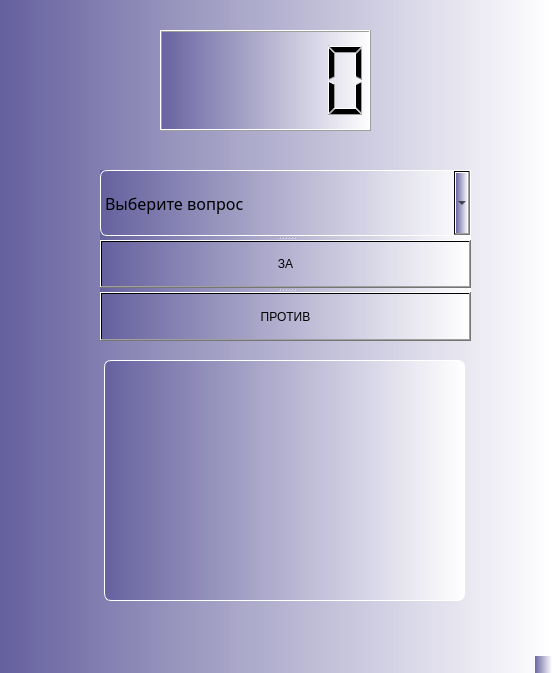
<?xml version="1.0" encoding="UTF-8"?>
<ui version="4.0">
 <class>MainWindow</class>
 <widget class="QMainWindow" name="MainWindow">
  <property name="geometry">
   <rect>
    <x>0</x>
    <y>0</y>
    <width>552</width>
    <height>673</height>
   </rect>
  </property>
  <property name="windowTitle">
   <string>MainWindow</string>
  </property>
  <property name="styleSheet">
   <string notr="true">background-color: qlineargradient(spread:reflect, x1:0, y1:0, x2:1, y2:0, stop:0 rgba(101, 96, 158, 243), stop:1 rgba(255, 255, 255, 255));
family-font: 12pt &quot;Perpetua&quot;</string>
  </property>
  <widget class="QWidget" name="centralwidget">
   <widget class="QLCDNumber" name="lcdNumber">
    <property name="geometry">
     <rect>
      <x>160</x>
      <y>30</y>
      <width>211</width>
      <height>101</height>
     </rect>
    </property>
   </widget>
   <widget class="QListWidget" name="list_widget">
    <property name="geometry">
     <rect>
      <x>104</x>
      <y>360</y>
      <width>361</width>
      <height>241</height>
     </rect>
    </property>
    <property name="font">
     <font>
      <family>Sitka Banner</family>
      <pointsize>12</pointsize>
      <weight>50</weight>
      <italic>false</italic>
      <bold>false</bold>
     </font>
    </property>
    <property name="styleSheet">
     <string notr="true">font: 12pt &quot;Sitka Banner&quot;;
border: 1px solid rgba(255, 255, 255);
border-radius: 7px</string>
    </property>
   </widget>
   <widget class="QSplitter" name="splitter">
    <property name="geometry">
     <rect>
      <x>100</x>
      <y>170</y>
      <width>371</width>
      <height>171</height>
     </rect>
    </property>
    <property name="orientation">
     <enum>Qt::Vertical</enum>
    </property>
    <widget class="QComboBox" name="choice_question">
     <property name="font">
      <font>
       <family>Sitka Banner</family>
       <pointsize>12</pointsize>
       <weight>50</weight>
       <italic>false</italic>
       <bold>false</bold>
      </font>
     </property>
     <property name="styleSheet">
      <string notr="true">font: 12pt &quot;Sitka Banner&quot;;
border: 1px solid rgba(255, 255, 255);
border-radius: 7px</string>
     </property>
     <property name="duplicatesEnabled">
      <bool>false</bool>
     </property>
     <item>
      <property name="text">
       <string>Выберите вопрос</string>
      </property>
     </item>
     <item>
      <property name="text">
       <string>Отменить ЕГЭ</string>
      </property>
     </item>
     <item>
      <property name="text">
       <string>Помогать бездомным животным</string>
      </property>
     </item>
     <item>
      <property name="text">
       <string>Благоустройство города Саратов</string>
      </property>
     </item>
     <item>
      <property name="text">
       <string>Передача личной информации</string>
      </property>
     </item>
     <item>
      <property name="text">
       <string>Сделать в 12 корпусе столовую</string>
      </property>
     </item>
     <item>
      <property name="text">
       <string>Отменить перемены по 30 минут</string>
      </property>
     </item>
    </widget>
    <widget class="QPushButton" name="btn_for">
     <property name="styleSheet">
      <string notr="true">font: 12pt &quot;Sitka Banner&quot;;
</string>
     </property>
     <property name="text">
      <string>ЗА</string>
     </property>
    </widget>
    <widget class="QPushButton" name="btn_against">
     <property name="styleSheet">
      <string notr="true">font: 12pt &quot;Sitka Banner&quot;;
</string>
     </property>
     <property name="text">
      <string>ПРОТИВ</string>
     </property>
    </widget>
   </widget>
  </widget>
  <widget class="QMenuBar" name="menubar">
   <property name="geometry">
    <rect>
     <x>0</x>
     <y>0</y>
     <width>552</width>
     <height>26</height>
    </rect>
   </property>
  </widget>
  <widget class="QStatusBar" name="statusbar"/>
 </widget>
 <resources/>
 <connections/>
</ui>
